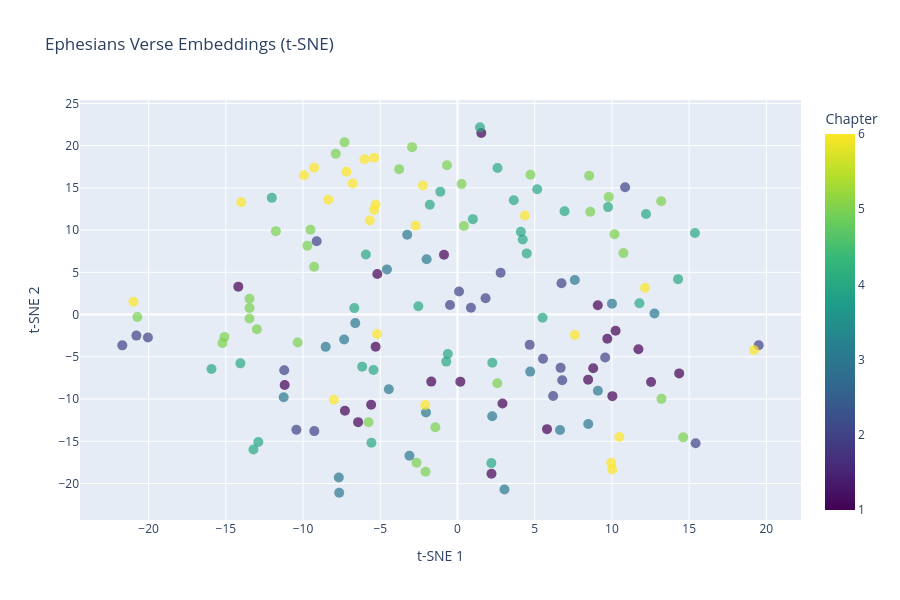

Notebook code cell kept with this figure:
### Code cell
import plotly.express as px

# Interactive t-SNE plot
fig = px.scatter(
    df,
    x='x',
    y='y',
    color='chapter',
    hover_data=['reference', 'text'],
    title='Ephesians Verse Embeddings (t-SNE)',
    labels={'x': 't-SNE 1', 'y': 't-SNE 2', 'chapter': 'Chapter'},
    color_continuous_scale='Viridis'
)

fig.update_traces(marker=dict(size=10, opacity=0.7))
fig.update_layout(width=900, height=600)
fig.show()

### Figure 1 — Plotly figure (JSON) as saved in the notebook; plotly's stock layout.template omitted (floating-point values rounded to 4 significant figures; data arrays with more than 128 entries replaced by an {"elided": "..."} marker saying what was removed)
{"data": [{"customdata": {"elided": "155x2 str values"}, "hovertemplate": "t-SNE 1=%{x}<br>t-SNE 2=%{y}<br>reference=%{customdata[0]}<br>text=%{customdata[1]}<br>Chapter=%{marker.color}<extra></extra>", "legendgroup": "", "marker": {"color": {"elided": "155 int values"}, "coloraxis": "coloraxis", "opacity": 0.7, "size": 10, "symbol": "circle"}, "mode": "markers", "name": "", "orientation": "v", "showlegend": false, "type": "scatter", "x": {"elided": "155 float values"}, "xaxis": "x", "y": {"elided": "155 float values"}, "yaxis": "y"}], "layout": {"coloraxis": {"colorbar": {"title": {"text": "Chapter"}}, "colorscale": [[0, "#440154"], [0.1111, "#482878"], [0.2222, "#3e4989"], [0.3333, "#31688e"], [0.4444, "#26828e"], [0.5556, "#1f9e89"], [0.6667, "#35b779"], [0.7778, "#6ece58"], [0.8889, "#b5de2b"], [1, "#fde725"]]}, "height": 600, "legend": {"tracegroupgap": 0}, "title": {"text": "Ephesians Verse Embeddings (t-SNE)"}, "width": 900, "xaxis": {"anchor": "y", "domain": [0, 1], "title": {"text": "t-SNE 1"}}, "yaxis": {"anchor": "x", "domain": [0, 1], "title": {"text": "t-SNE 2"}}}}
